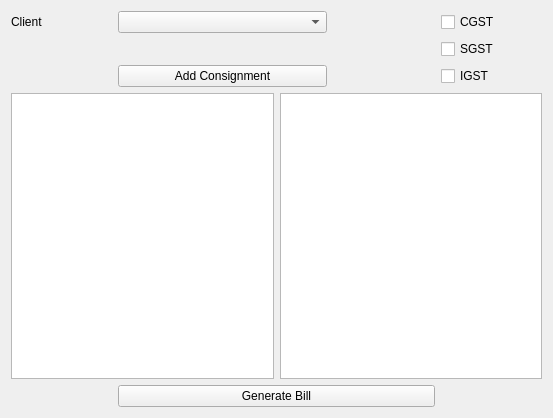
<?xml version="1.0" encoding="UTF-8"?>
<ui version="4.0">
 <class>Form</class>
 <widget class="QWidget" name="Form">
  <property name="geometry">
   <rect>
    <x>0</x>
    <y>0</y>
    <width>553</width>
    <height>418</height>
   </rect>
  </property>
  <property name="windowTitle">
   <string>Form</string>
  </property>
  <layout class="QGridLayout" name="gridLayout_2">
   <item row="8" column="1" colspan="3">
    <widget class="QPushButton" name="pushButton_2">
     <property name="text">
      <string>Generate Bill</string>
     </property>
    </widget>
   </item>
   <item row="7" column="0" colspan="5">
    <layout class="QGridLayout" name="gridLayout_3">
     <item row="0" column="0">
      <widget class="QTableView" name="tableView"/>
     </item>
     <item row="0" column="1">
      <widget class="QTableView" name="tableView_2"/>
     </item>
    </layout>
   </item>
   <item row="4" column="4">
    <widget class="QCheckBox" name="checkBox">
     <property name="text">
      <string>CGST</string>
     </property>
    </widget>
   </item>
   <item row="5" column="4">
    <widget class="QCheckBox" name="checkBox_2">
     <property name="text">
      <string>SGST</string>
     </property>
    </widget>
   </item>
   <item row="6" column="4">
    <widget class="QCheckBox" name="checkBox_3">
     <property name="text">
      <string>IGST</string>
     </property>
    </widget>
   </item>
   <item row="4" column="0">
    <widget class="QLabel" name="label">
     <property name="text">
      <string>Client</string>
     </property>
    </widget>
   </item>
   <item row="4" column="1" colspan="2">
    <widget class="QComboBox" name="comboBox"/>
   </item>
   <item row="6" column="1" colspan="2">
    <widget class="QPushButton" name="pushButton">
     <property name="text">
      <string>Add Consignment</string>
     </property>
    </widget>
   </item>
  </layout>
 </widget>
 <resources/>
 <connections/>
</ui>
